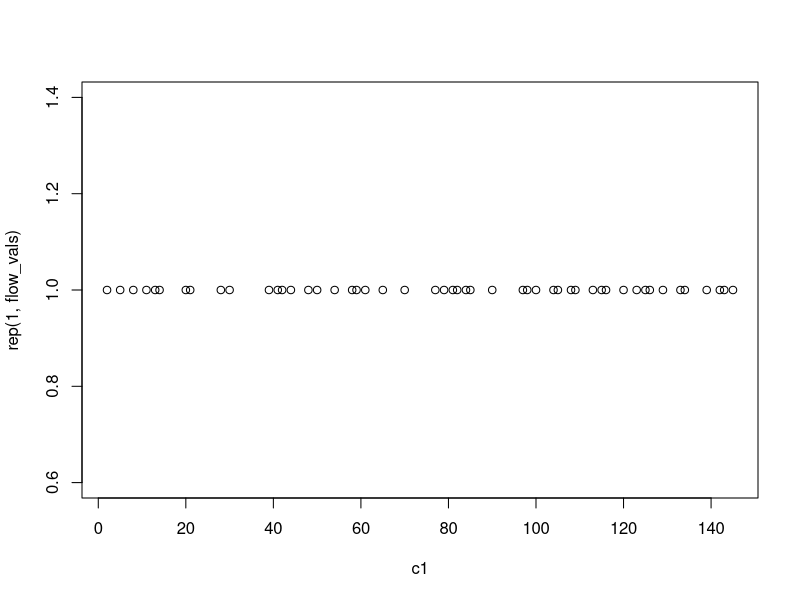
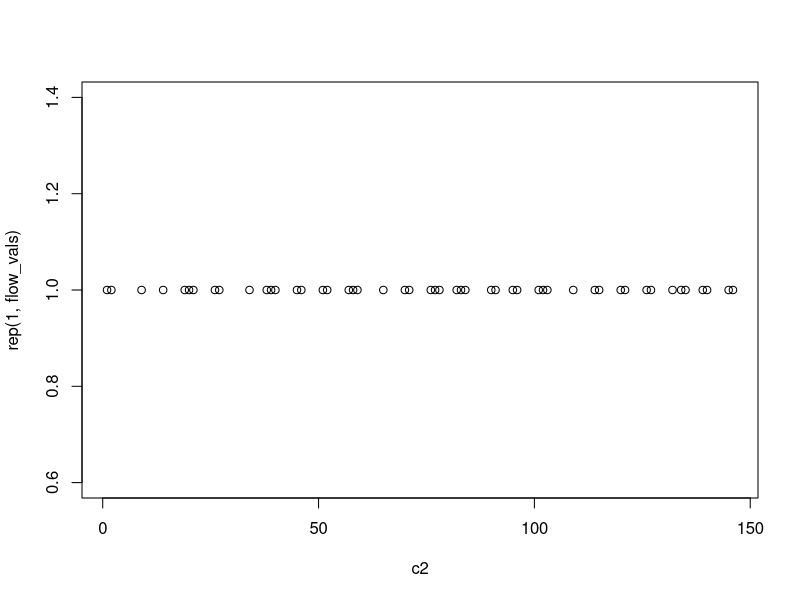
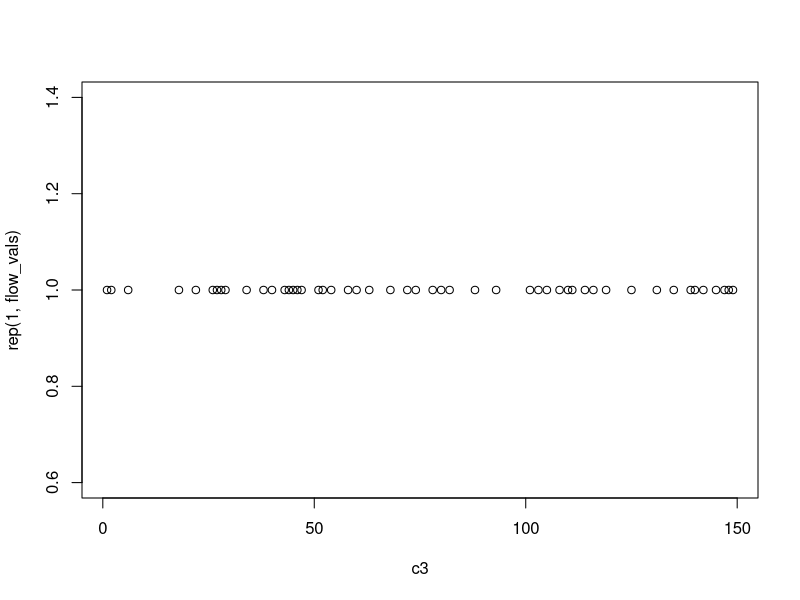
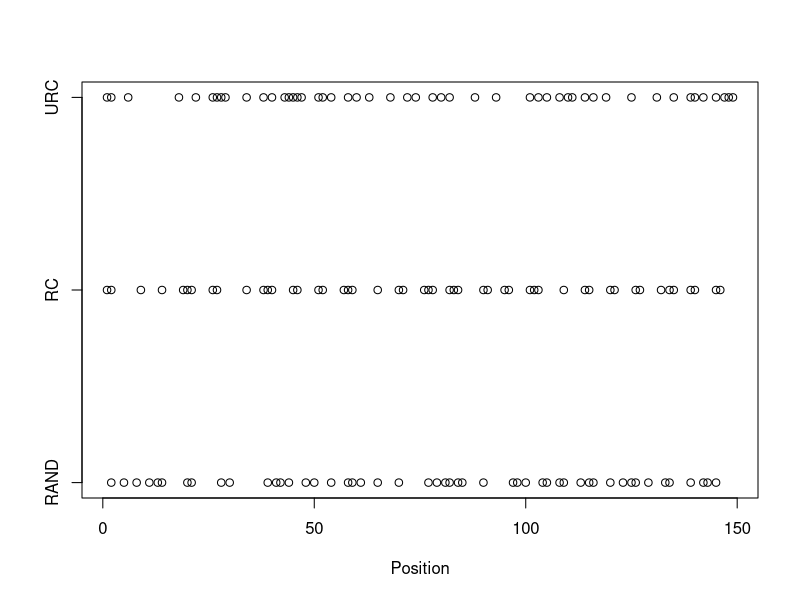

Write R code to recreate these figures, in order.
flow_length <- 150
flow_vals <- 50

#case 1 complete randomness
c1 <- sample(1L:flow_length, flow_vals)
plot(c1, y = rep(1, flow_vals))

#case 2 regular clusters
probs <- sin(1:flow_length)
probs[probs < 0] <- 0
c2 <- sample(1L:flow_length, flow_vals, prob = probs)
plot(c2, y = rep(1, flow_vals))

#case 3 unregular clusters - not sure if I implemented it correctly
probs <- sin(1:(4*flow_length))
probs[probs < 0] <- 0
c3 <- sample(1L:flow_length, flow_vals, prob = probs[sample(1L:(4*flow_length), 
                                                            flow_length)])
plot(c3, y = rep(1, flow_vals))

plot(x = c(c1, c2, c3), y = c(rep(1, flow_vals), rep(2, flow_vals), rep(3, flow_vals)), 
     xlab = "Position", ylab = "", yaxt = "n")
axis(2, c(1, 2, 3), labels = c("RAND", "RC", "URC"))

#positiona
dat <- matrix(c(sort(c1), sort(c2), sort(c3)), ncol = 3)
colnames(dat) <- c("RAND", "RC", "URC")


calc_distances <- function(x) {
  x <- sort(x)
  #1--2 elements
  c(abs(x[1] - x[2]),
    #elements in middle
    sapply(2L:(length(x) - 1), function (i)
      min(abs(c(x[i] - x[i - 1], x[i] - x[i + 1])))),
    #n-1--n element
    abs(x[length(x)] - x[length(x) - 1]))
}

#cumulative distribution function of distance
calc_cdfd <- function(x) {
  x <- sort(x)
  mean(sapply(2L:(length(x) - 1), function (i)
    min(abs(c(x[i] - x[i - 1], x[i] - x[i + 1])))))
}